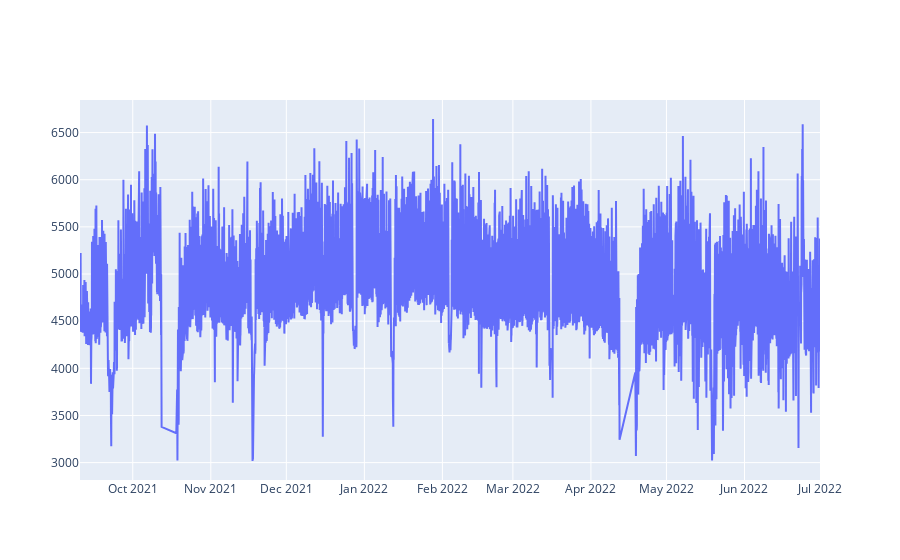

The notebook cell this image was saved under:
### Code cell
df_processed = df_t[(df_t['values'] > 3000)]
plotly_df(df_processed)

### Figure 1 — Plotly figure (JSON) as saved in the notebook; plotly's stock layout.template omitted (floating-point values rounded to 4 significant figures; data arrays with more than 128 entries replaced by an {"elided": "..."} marker saying what was removed)
{"data": [{"mode": "lines", "name": "values", "type": "scatter", "x": {"elided": "6707 str values"}, "y": {"elided": "6707 int values"}}], "layout": {"title": {"text": ""}}}
